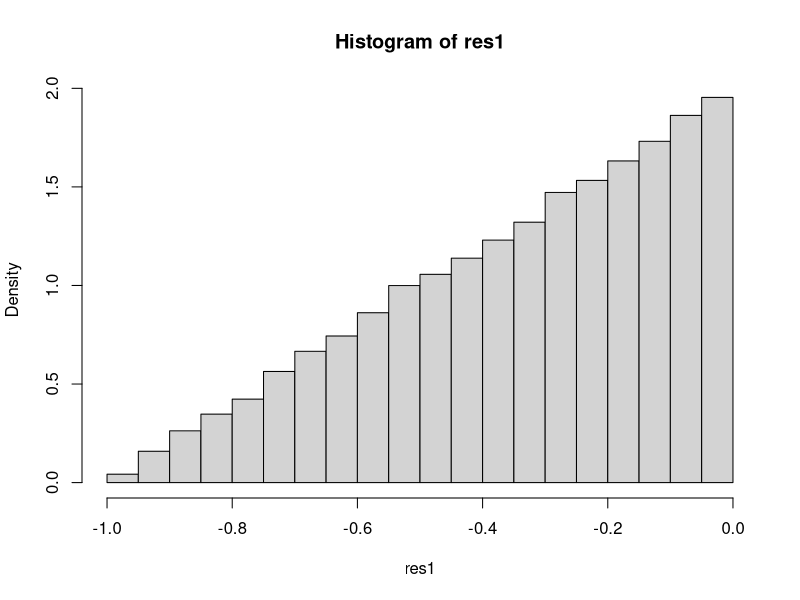
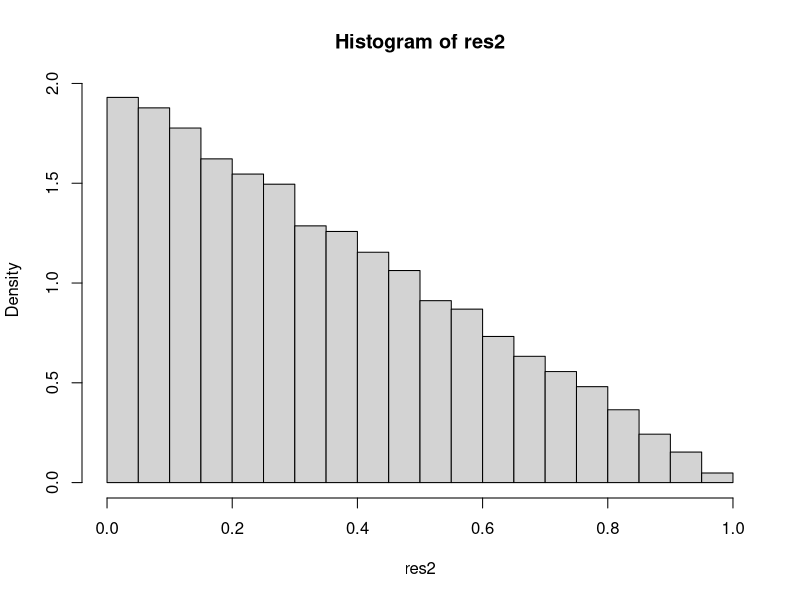
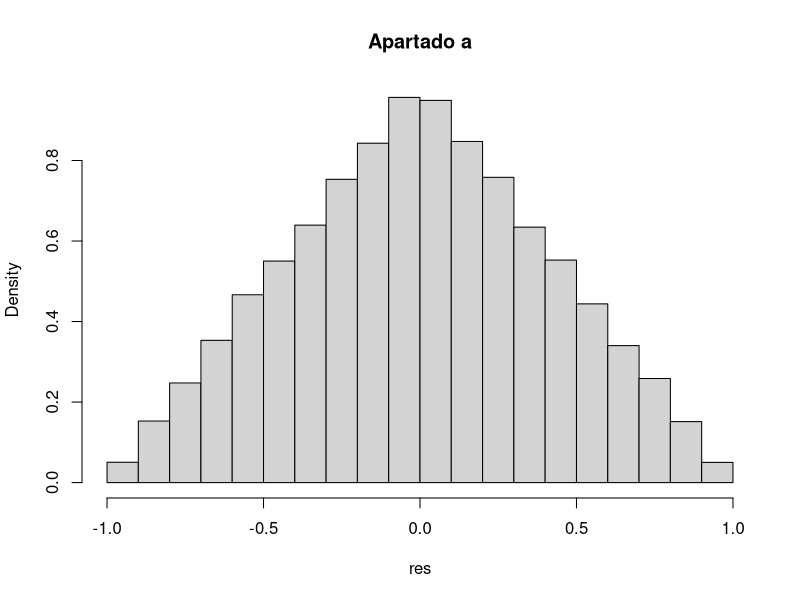

Write the R code that produced these figures, in order. (Note: this script raises an error after producing the figures.)
###############
# EJERCICIO 1 #
###############

#APARTADO A
u1=runif(100000,-1,0)
u2=runif(100000)
u3=runif(100000)
u4=runif(100000)
#calculamos la inversa de la funcion
res1 = u1[u1>=u2-1]
hist(res1,freq=F)
res2 = u3[u3<=1-u4]
hist(res2,freq=F)
res = c(res2,res1)
hist(res,main = "Apartado a",freq=F)
curve(dtriangle(x,a=-1,b=1,c=0), add = TRUE,col = 2)
ks.test(res, "ptriangle",a=-1,b=1,c=0)

#APARTADO B
a1=runif(100000,-1,0)
a2=runif(100000)
d1=runif(100000)
d2=runif(100000)
res1 = a1[a2<=a1+1]
hist(res1, freq=F)
res2 = d1[d2<=-d1+1]
hist(res2, freq=F)
res=c(res1,res2)
hist(res,main = "Apartado b",freq=F)
curve(dtriangle(x,a=-1,b=1,c=0), add = TRUE,col = 2)
ks.test(res, "ptriangle",a=-1,b=1,c=0)



###############
# EJERCICIO 2 #
###############


ejercicio2 <- function(){
  u1=runif(1000000)
  u2=runif(1000000)
  x.beta23=u1[u2<=(12*u1*(1-u1)^2)/3]
  ks.test(x.beta23, "pbeta", shape1=2 ,shape2=3)
  hist(x.beta23,main= "Ejercicio 2" ,freq=F)
  curve(dbeta(x, shape1=2, shape2=3), from=0, to=1, main="Beta(2,3)", add=TRUE,col=3)
}



###############
# EJERCICIO 3 #
###############


ejercicio3 <- function(){
  u=runif(100000)
  v=runif(100000,-sqrt(2/exp(1)),sqrt(2/exp(1)))
  result
  for (i in (1:100000)){
    if (v[i]^2 <= -4*u[i]^2*log(u[i])){
      result= c(result,(v[i]/u[i]))
    }
  }
  ks.test(result,pnorm, mean=0, sd=1)
  hist(result,main = "Ejercicio 3", freq=F)
  curve(dnorm(x), from=-5, to=5, add=TRUE, col=3)
  
}


